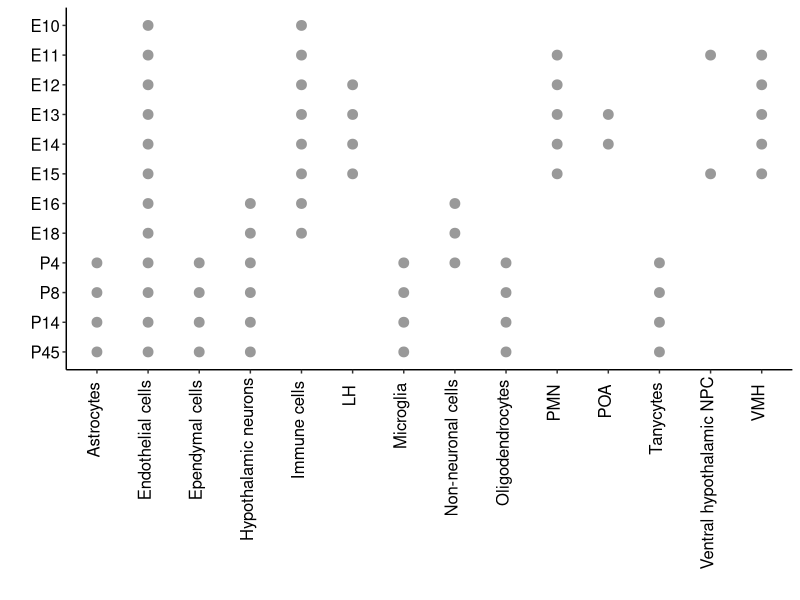

Reproduce this figure in R. (Note: this script raises an error after producing the figure.)
##### plotting time point distribution in each cluster for the Kim et al 2020 and LaManno et al 2016 datasets #####
# author: Juliska E Boer
# date: 13 Nov 2020

#load packages
setwd("E:/")
library(ggplot2)

#create Kim et al 2020 dataframe
hypo_ages <- data.frame(c(rep("Astrocytes",4), rep("Endothelial cells", 12), rep("Ependymal cells", 4), rep("Hypothalamic neurons", 6), rep("Immune cells", 8),
                     rep("LH", 4), rep("Microglia", 4), rep("Non-neuronal cells", 3), rep("Oligodendrocytes", 4), rep("PMN", 5), rep("POA", 2), 
                     rep("Tanycytes", 4), rep("Ventral hypothalamic NPC", 2), rep("VMH", 5)), 
                          c("P4", "P8", "P14", "P45",
                            "E10", "E11", "E12", "E13", "E14", "E15", "E16", "E18", "P4", "P8", "P14", "P45",
                            "P4", "P8", "P14", "P45",
                            "E16", "E18", "P4", "P8", "P14", "P45",
                            "E10", "E11", "E12", "E13", "E14", "E15", "E16", "E18",
                            "E12", "E13", "E14", "E15",
                            "P4", "P8", "P14", "P45",
                            "E16", "E18", "P4",
                            "P4", "P8", "P14", "P45",
                            "E11", "E12", "E13", "E14", "E15",
                            "E13", "E14",
                            "P4", "P8", "P14", "P45",
                            "E11", "E15",
                            "E11", "E12", "E13", "E14", "E15")) 
colnames(hypo_ages) <- c("cluster", "timepoint")
positions <- c("E10", "E11", "E12", "E13", "E14", "E15", "E16", "E18", "P4", "P8", "P14", "P45")

#plot
ggplot(hypo_ages, aes(y=timepoint, x=cluster)) + geom_point(stat="identity", position="dodge", color="#999999", size=3) +
  theme(axis.text.x = element_text(angle=90, hjust=0.95,vjust=0.2, color="black", size=12),
        axis.text.y = element_text(color="black", size=12),
        axis.title = element_text(size=14),
        panel.grid.major = element_blank(), panel.grid.minor = element_blank(),
        panel.background = element_blank(), axis.line = element_line(colour = "black"),
        strip.text = element_text(face="bold", size=14),
        legend.text = element_text(size=12, color="black"),
        legend.title = element_text(size=13, color="black")) + xlab("") + ylab("") + scale_y_discrete(limits = rev(positions)) + #use rev() when E10 at top
  ggsave("figures/DevHypo_Sampling-E10.pdf")

#create LaManno et al 2016 dataframe
lamanno_ages <- data.frame(c("DA.SNC", "DA.VTA1", "DA.VTA2", "DA.VTA3", "DA.VTA4", rep("mDA0", 5), rep("mDA1", 5), rep("mDA2", 4), rep("mEndo", 6), 
                             rep("mEpen", 3), rep("mGaba1a", 5), rep("mGaba1b", 5), rep("mGaba2", 5), rep("mMgl", 5), rep("mNbDA", 5),
                             rep("mNbL1", 3), rep("mNbL2", 4), rep("mNbM", 3), rep("mNbML1", 4), rep("mNbML2", 5),rep("mNbML3", 3),rep("mNbML4", 4),
                             rep("mNbML5", 6),rep("mProg", 6), rep("mOMTN", 6),rep("mPeric", 6),rep("mRgl1", 6),rep("mRgl2", 5),rep("mRgl3", 5),
                             rep("mRN", 5), rep("mSert", 5)), 
                        c(rep("adult", 5),
                          "E11.5", "E12.5", "E13.5", "E14.5", "E15.5",
                          "E12.5", "E13.5", "E14.5", "E15.5", "E18.5",
                          "E13.5", "E14.5", "E15.5", "E18.5",
                          "E11.5", "E12.5", "E13.5", "E14.5", "E15.5", "E18.5",
                          "E14.5", "E15.5", "E18.5",
                          "E12.5", "E13.5", "E14.5", "E15.5", "E18.5",
                          "E12.5", "E13.5", "E14.5", "E15.5", "E18.5",
                          "E12.5", "E13.5", "E14.5", "E15.5", "E18.5",
                          "E11.5", "E13.5", "E14.5", "E15.5", "E18.5",
                          "E11.5", "E12.5", "E13.5", "E14.5", "E15.5",
                          "E11.5", "E12.5", "E13.5",
                          "E11.5", "E12.5", "E13.5", "E14.5",
                          "E11.5", "E12.5", "E13.5",
                          "E11.5", "E12.5", "E13.5", "E14.5",
                          "E11.5", "E12.5", "E13.5", "E14.5", "E15.5",
                          "E11.5", "E12.5", "E13.5",
                          "E11.5", "E12.5", "E13.5", "E14.5",
                          "E11.5", "E12.5", "E13.5", "E14.5", "E15.5", "E18.5",
                          "E11.5", "E12.5", "E13.5", "E14.5", "E15.5", "E18.5",
                          "E11.5", "E12.5", "E13.5", "E14.5", "E15.5", "E18.5",
                          "E11.5", "E12.5", "E13.5", "E14.5", "E15.5", "E18.5",
                          "E11.5", "E12.5", "E13.5", "E14.5", "E15.5", "E18.5",
                          "E12.5", "E13.5", "E14.5", "E15.5", "E18.5",
                          "E12.5", "E13.5", "E14.5", "E15.5", "E18.5",
                          "E11.5", "E12.5", "E13.5", "E14.5", "E15.5",
                          "E12.5", "E13.5", "E14.5", "E15.5", "E18.5")) 
colnames(lamanno_ages) <- c("cluster", "timepoint")
positions <- c("E11.5", "E12.5", "E13.5", "E14.5", "E15.5", "E18.5", "adult")

#plot
ggplot(lamanno_ages, aes(y=timepoint, x=cluster)) + geom_point(stat="identity", position="dodge", color="#e06666", size=3) +
  theme(axis.text.x = element_text(angle=90, hjust=0.95,vjust=0.2, color="black", size=12),
        axis.text.y = element_text(color="black", size=12),
        axis.title = element_text(size=14),
        panel.grid.major = element_blank(), panel.grid.minor = element_blank(),
        panel.background = element_blank(), axis.line = element_line(colour = "black"),
        strip.text = element_text(face="bold", size=14),
        legend.text = element_text(size=12, color="black"),
        legend.title = element_text(size=13, color="black")) + xlab("") + ylab("") + scale_y_discrete(limits = positions) + #use rev() when E10 at top
  ggsave("figures/LaManno_Sampling-adult.pdf")
